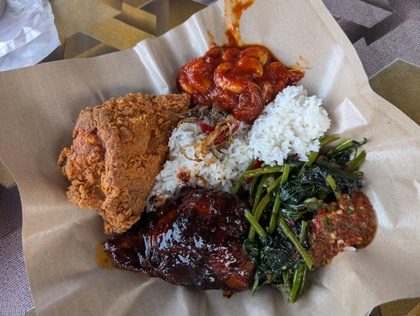
%> input picture nasicampur.jpg, 420 x 316 px, shrunk from 4080 x 3072 before the run
$ octave --eval "result = extractTextureFeatures(imread('../nasicampur.jpg'));"   (GNU Octave 9; MATLAB toolbox functions it lacks are replaced by stand-ins)
%> lines starting %> are read from the running program, lines starting %| are printed output that depends on the picture
%% EXTRACT TEXTURE FEATURES - GLCM Texture Feature Extraction
% Extracts Gray Level Co-occurrence Matrix (GLCM) texture features
%
% Syntax:
%   textureFeatures = extractTextureFeatures(img)
%   [textureFeatures, featureNames] = extractTextureFeatures(img)
%
% Inputs:
%   img - RGB image (double or uint8)
%
% Outputs:
%   textureFeatures - 1 x 19 feature vector
%   featureNames    - Cell array of feature names
%
% Texture Features (19 total):
%   GLCM (16): 4 orientations (0°, 45°, 90°, 135°) x 4 properties:
%     - Contrast: Measures local intensity variations
%     - Correlation: Measures linear dependency of gray levels
%     - Energy: Measures textural uniformity (sum of squared elements)
%     - Homogeneity: Measures closeness to diagonal elements
%   Statistical (3): Mean, Standard Deviation, Smoothness (Rubric requirement)

function [textureFeatures, featureNames] = extractTextureFeatures(img)
    %% Convert to grayscale
    if size(img, 3) == 3
        grayImg = rgb2gray(img);
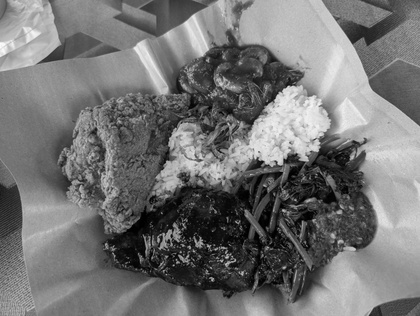
%> grayImg: size 316x420 uint8; min 0, max 252, mean 115.9
    else
        grayImg = img;
    end

    % Ensure uint8 for GLCM computation
    if ~isa(grayImg, 'uint8')
        grayImg = im2uint8(grayImg);
    end

    %% GLCM Parameters
    numGrayLevels = 32;  % Reduce to 32 levels for robustness
    offsets = [0 1; -1 1; -1 0; -1 -1];  % 0°, 45°, 90°, 135°

    %% Quantize gray levels
    grayImg = uint8(floor(double(grayImg) / 256 * numGrayLevels));

    %% Compute GLCM for each orientation
    glcms = graycomatrix(grayImg, 'Offset', offsets, ...
                         'NumLevels', numGrayLevels, ...
                         'GrayLimits', [0, numGrayLevels-1], ...
                         'Symmetric', true);
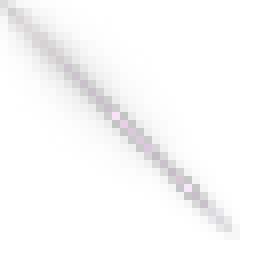
%> glcms: size 32x32x4 double (shown 8 times larger); mean R, G, B, A 258.6, 257.8, 258.4, 257.8; transparent parts drawn white

    %% Extract GLCM properties
    stats = graycoprops(glcms, {'Contrast', 'Correlation', 'Energy', 'Homogeneity'});
%> stats = {Contrast [4.25 5.92 3.99 6.18], Correlation [0.957 0.94 0.96 0.938], Energy [0.00981 0.00854 0.01 0.00857], Homogeneity [0.643 0.608 0.648 0.608]}

    %% Calculate Statistical Features (Rubric Requirement)
    % Mean, Standard Deviation, and Smoothness from grayscale image
    pixelValues = double(grayImg(:)) / 255;  % Normalize to [0,1]

    statMean = mean(pixelValues);
%> statMean = 0.0551
    statStd = std(pixelValues);
%> statStd = 0.0276
    statSmoothness = 1 - (1 / (1 + statStd^2));  % R = 1 - 1/(1+var)
%> statSmoothness = 0.00076

    %% Arrange features
    % 16 GLCM features + 3 Statistical features = 19 Texture Features
    textureFeatures = [stats.Contrast, stats.Correlation, ...
                       stats.Energy, stats.Homogeneity, ...
                       statMean, statStd, statSmoothness];
%> textureFeatures = 19 values, max 6.18 at index 4, min 0.00076 at index 19, mean 1.41
%> `result = extractTextureFeatures(imread('../nasicampur.jpg'));`: result has the same summary as textureFeatures in extractTextureFeatures

    %% Generate feature names
    if nargout > 1
        orientations = {'0', '45', '90', '135'};
        properties = {'Contrast', 'Correlation', 'Energy', 'Homogeneity'};

        featureNames = cell(1, 19);
        idx = 1;

        % GLCM Names
        for p = 1:4
            for o = 1:4
                featureNames{idx} = sprintf('GLCM_%s_%sdeg', properties{p}, orientations{o});
                idx = idx + 1;
            end
        end

        % Statistical Names
        featureNames{17} = 'Intensity_Mean';
        featureNames{18} = 'Intensity_Std';
        featureNames{19} = 'Intensity_Smoothness';
    end
end
